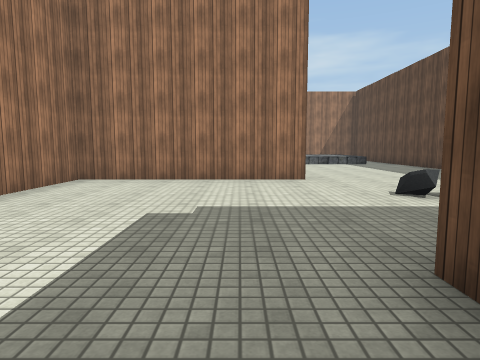
[1] (above)

20 first-person views from a walk through a 3-D level made in the Unity game engine. The camera is 1.3 m above the floor, tilts 6° down and sees 75° across. The floor is counted in squares, 2 m on a side. Each view is taken from the middle of a square. On the plan, view 1 faces up. The plan holds only what a view shows up to about 10 squares ahead; the rest is blank. The place goes on beyond the plan. Some surface patterns are stand-ins.

[2]
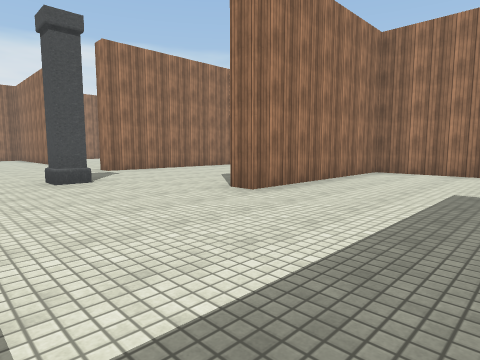

[3]
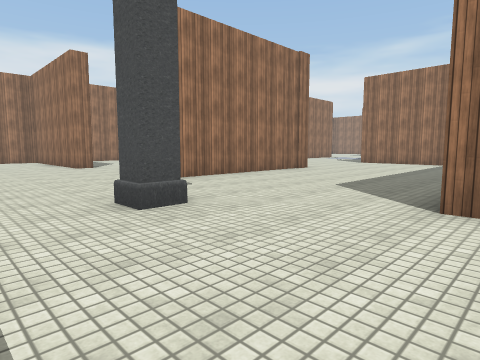

[4]
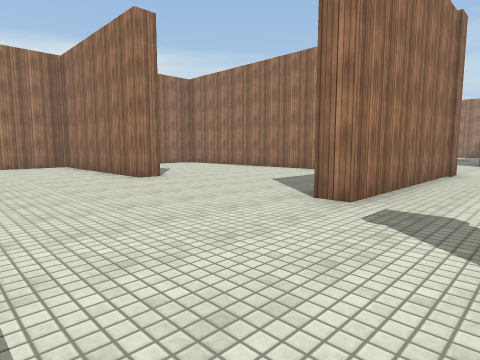

[5]
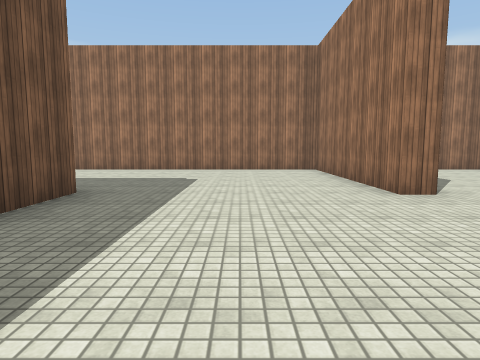

[6]
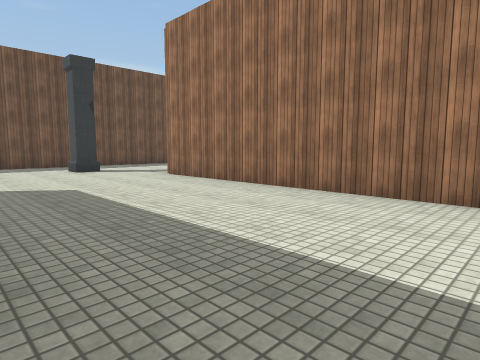

[7]
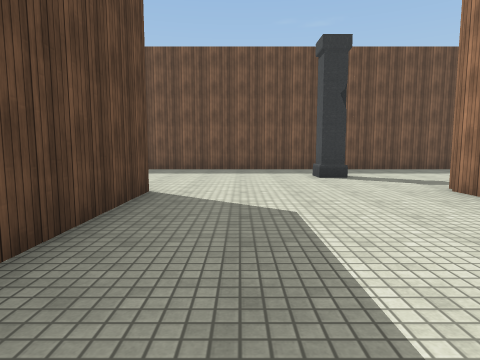

[8]
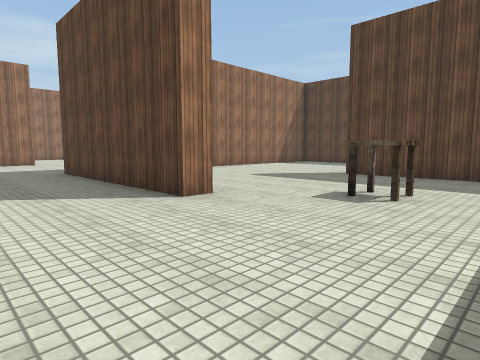

[9]
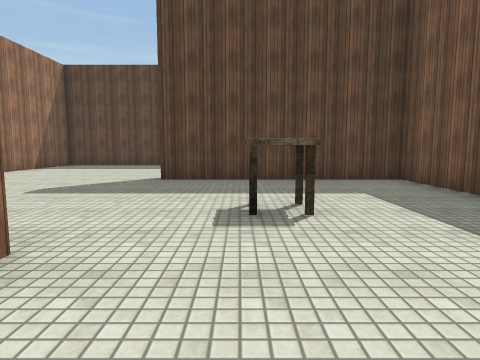

[10]
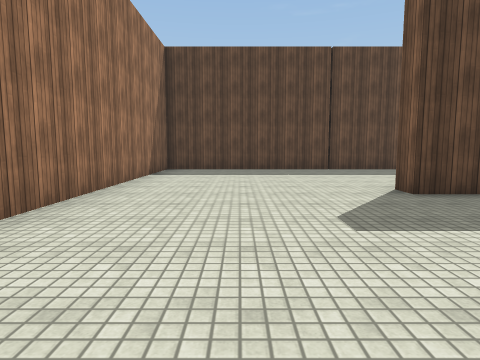

[11]
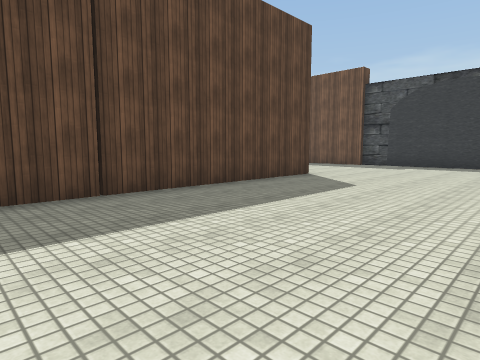

[12]
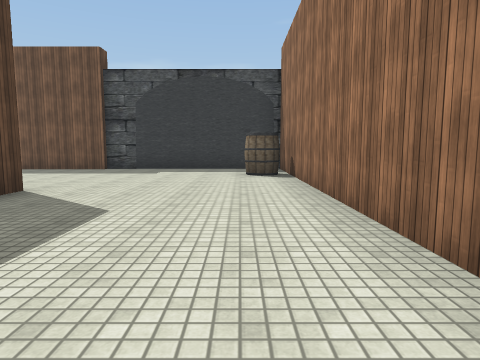

[13]
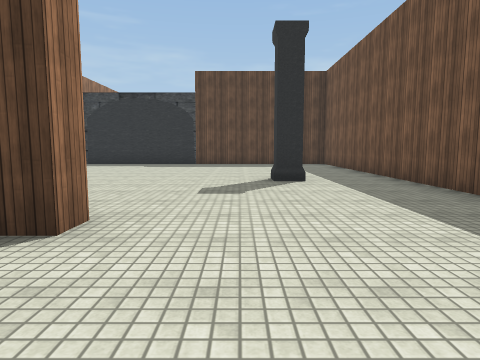

[14]
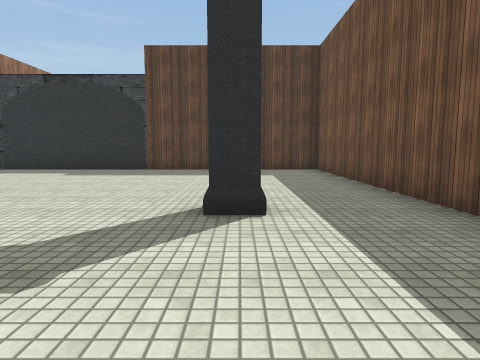

[15]
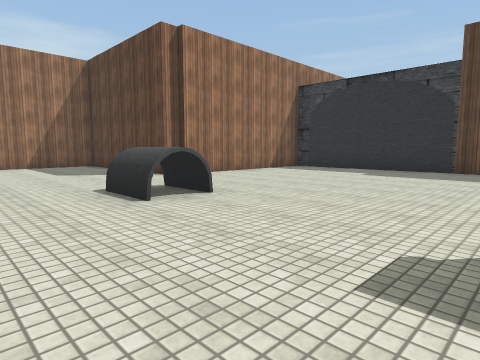

[16]
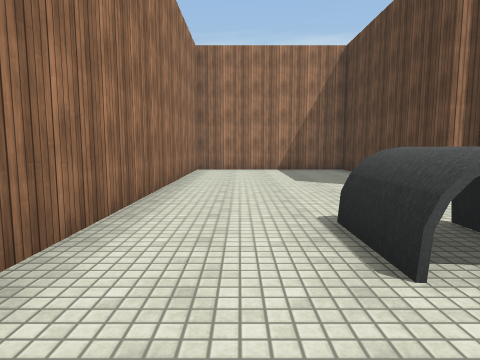

[17]
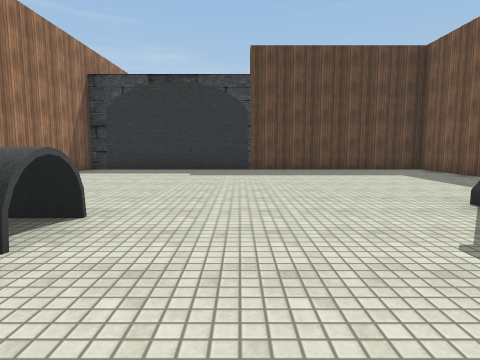

[18]
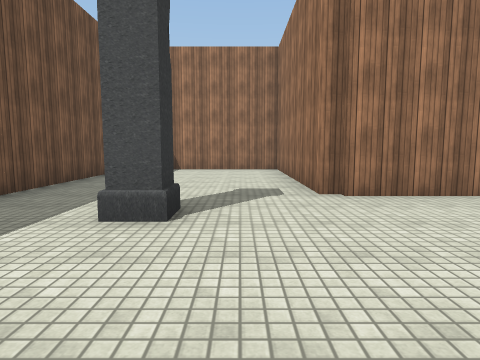

[19]
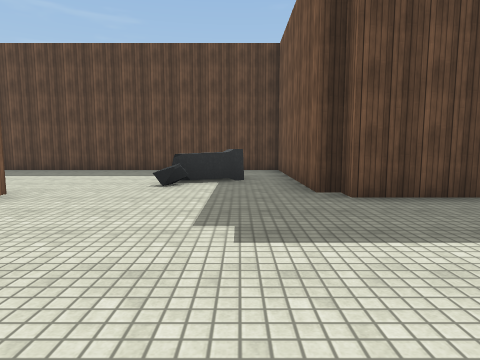

[20]
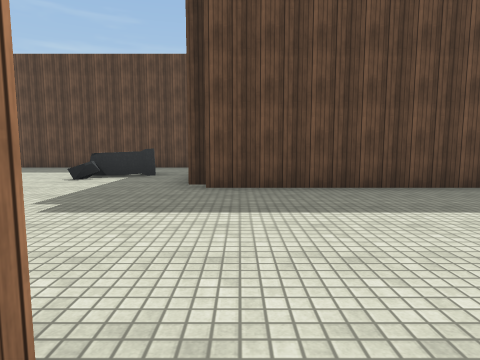

### Floor plan
Points are (right, up) in squares from view 1. A wall is a line through its corners. A room is listed if a view was taken in it or the views show most of it. See-through windows are left out.
Room 1 (views 1, 2, 3, 4, 5, 6, 7, 8, 9, 10, 11, 12, 13, 14, 15, 16, 17, 18, 19, 20)
walls: (-8.2, -10.5) (-8.2, -15.1); (1, -2.9) (1, 1.5) (1.4, 1.5) (1.4, 1.9) (5.9, 1.9) (5.9, 10.1); (-13.1, -8.6) (-13.7, -8.6) (-13.7, -3.3) (-12, -3.3); (1.5, -8.5) (1, -8.5) (1, -3.9) (-3.2, -3.9) (-3.2, -11.5); (-13.2, 1.8) (-13.2, 1.2) (-18.2, 1.2) (-18.2, -8.9) (-23.2, -8.9) (-23.2, -12); (-3.2, -13.7) (-3.8, -13.7) (-3.8, -3.9) (-10.2, -3.9); (-8.6, 6.6) (-8.6, 1.5) (-9.2, 1.5); (-11.9, 6.3) (-13.1, 6.3); (1.4, 6.3) (-3.2, 6.3) (-3.2, 1.5) (-3.8, 1.5); (-8.2, -17.6) (-8.2, -18.5); (-7.2, -18.3) (6.2, -18.3) (6.2, -8.6) (1.4, -8.6); (-18.2, 6.1) (-18.2, 4.8); (-21.5, -13.2) (-8.7, -13.2) (-8.7, -8.4) (-8.1, -8.4)
objects: pillar (-17, -11); table (-12, -10); barrel (-8, -17) to (-7, -16); pillar (-6, 0); other object (-1, -11); pillar (0, -16); other object (3, 3) to (3, 4)

Where each view was taken, in squares from view 1:
view 1: 0 up, 0 right, facing up
view 2: 2 down, 0 right, facing up-left
view 3: 2 down, 3 left, facing up-left
view 4: 2 down, 7 left, facing up-left
view 5: 1 down, 9 left, facing left
view 6: 2 down, 14 left, facing down-left
view 7: 4 down, 15 left, facing down
view 8: 12 down, 16 left, facing up-right
view 9: 10 down, 15 left, facing right
view 10: 6 down, 13 left, facing right
view 11: 7 down, 8 left, facing down-right
view 12: 9 down, 7 left, facing down
view 13: 15 down, 6 left, facing right
view 14: 16 down, 3 left, facing right
view 15: 15 down, 3 left, facing up-right
view 16: 13 down, 2 left, facing up
view 17: 13 down, 3 left, facing right
view 18: 10 down, 14 left, facing left
view 19: 3 up, 3 left, facing right
view 20: 1 up, 4 left, facing right
